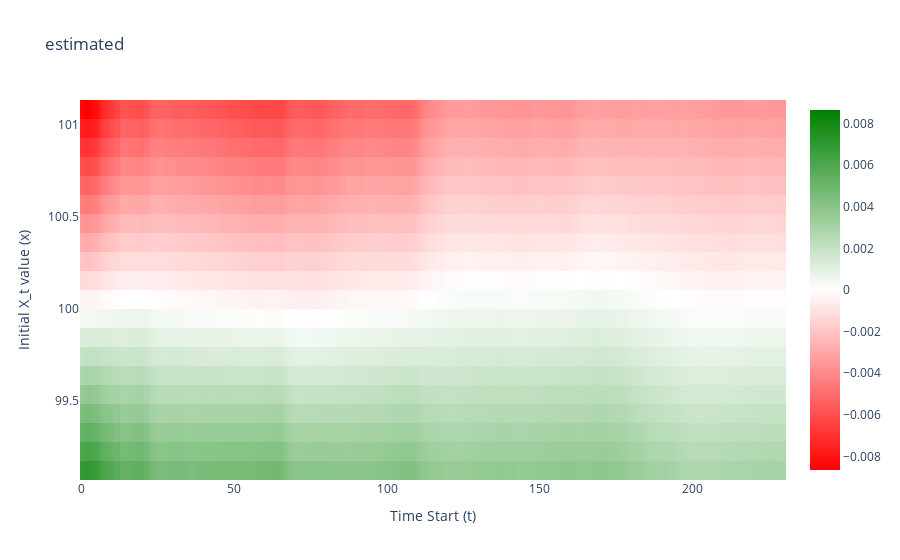

The notebook cell saved with this chart:
### Code cell
td_l.plot_interpolated()

### Figure 1 — Plotly figure (JSON) as saved in the notebook; plotly's stock layout.template omitted (floating-point values rounded to 4 significant figures; data arrays with more than 128 entries replaced by an {"elided": "..."} marker saying what was removed)
{"data": [{"coloraxis": "coloraxis", "type": "heatmap", "x": {"elided": "231 int values"}, "y": [99.12, 99.22, 99.33, 99.43, 99.53, 99.64, 99.74, 99.84, 99.95, 100.1, 100.2, 100.3, 100.4, 100.5, 100.6, 100.7, 100.8, 100.9, 101.0, 101.1], "z": {"elided": "20x231 float values"}, "zmax": 0.008656, "zmin": -0.008656}], "layout": {"coloraxis": {"cmax": 0.008656, "cmin": -0.008656, "colorscale": [[0, "red"], [0.5, "white"], [1, "green"]]}, "title": {"text": "estimated"}, "xaxis": {"title": {"text": "Time Start (t)"}}, "yaxis": {"title": {"text": "Initial X_t value (x)"}}}}
